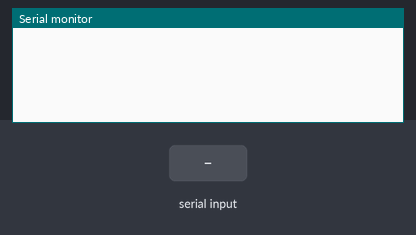
The sketch below on a simulated Arduino Uno, built with avr-gcc and run on an emulated ATmega328P. On the bench: the last lines printed to the serial monitor. The test bench sets the inputs (shaded band).

Above: at 1.2 s.
1.3 s: "H" received over the second serial link
At 2.0 s:
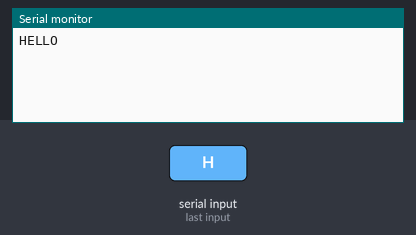
2.8 s: "L" received over the second serial link
At 3.2 s:
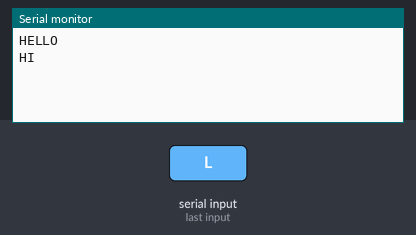

Measured:
- after the input at 1.3 s, the serial monitor: prints a new line at once (image 1)
- after the input at 2.8 s, the serial monitor: prints a new line at once (image 2)

The sketch:

usart_master.ino
```cpp
#include <SoftwareSerial.h>

SoftwareSerial mySerial(12, 13);

int incomingByte;

void setup() {
  // put your setup code here, to run once:
  Serial.begin(9600);
  mySerial.begin(9600);
  while(!Serial);
  while(!mySerial);
}

void loop() {
  // put your main code here, to run repeatedly:
  if (mySerial.available() > 0) {
    char buff[1];
    mySerial.readBytes(buff, 1);
    if (buff[0] == 'H') {
      Serial.println("HELLO");
    }
    if (buff[0] == 'L') {
      Serial.println("HI");
    }
  }
}
```
